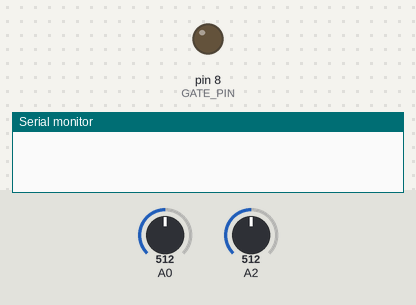
The sketch below on a simulated Arduino Uno, built with avr-gcc and run on an emulated ATmega328P. Parts: output pins drawn as LEDs (lit = HIGH), the last lines printed to the serial monitor. Inputs (shaded band) come from the test bench; at power-on: A0 = 512, A2 = 512.

Above: at 0.1 s.
At 5.1 s:
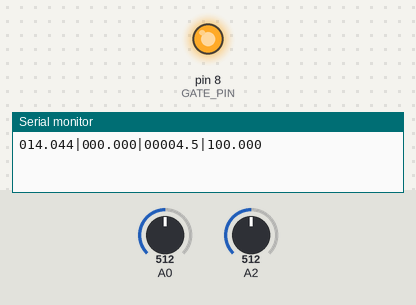
Timing chart, 0 to 6.6 s (numbered marks = the images above):
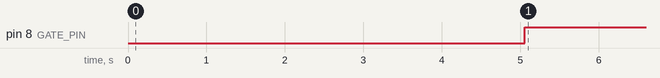

The sketch:

bateria.ino
```cpp
#include <time.h>

#define NUM_SAMPLES 5
#define MAX_VOLTAGE 5.0
#define VOLTAGE_SCALE 5.56
#define MEASURE_INTERVAL 5000
#define A2_NEUTRUM 2.5
#define VOLT_PER_AMPER 0.028
#define VOLT_MEAS_TOLERANCE 0.1
#define GATE_PIN 8
#define MILIS_IN_MINUTE 60000
#define V_CUTOFF_ALKALINE_9V 1
#define V_CUTOFF_24V_BATTERY 2*11

int sumA0 = 0;
int sumA2 = 0;
String dane;
unsigned char sampleCount = 0;
float voltageA0 = 0.0;
float amperageA2 = 0.0;
float lastMeasureTime = 0;
float lastMeasureVoltageTime = 0;
float deltaEnergy = 0.0;
float batteryMax; // in Wh
float batteryStatus; // in Wh
bool gateClosed = true;
bool measureCapacity = false;

String volt;
String curr;
String cap;
String stat;
String datatowrite;


void setup() {
  // put your setup code here, to run once:
  // start serial for output at baud rate 9600
  Serial.begin(9600);

  batteryMax = 0.5 * 9;
  batteryStatus = batteryMax;
  pinMode(GATE_PIN,OUTPUT);
  digitalWrite(GATE_PIN, LOW);
}

void loop() {
  if (Serial.available() > 0)
  {
    char c = char(Serial.read());
    if (c == '!')
    {
      readData(dane);
      dane = "";
    }
    else
    {
      dane += c;
    }
  }
  if(millis() - lastMeasureTime >= MEASURE_INTERVAL)
  {
    lastMeasureTime = millis();

    sampleCount = 0;
    sumA0 = 0;
    sumA2 = 0;

    while (sampleCount < NUM_SAMPLES) {
      sumA0 += analogRead(A0);
      sumA2 += analogRead(A2);
      sampleCount++;
      delay(10);
    }

    voltageA0 = ((float)sumA0 / (float)NUM_SAMPLES * MAX_VOLTAGE) / 1024.0;
    amperageA2 = ((float)sumA2 / (float)NUM_SAMPLES * MAX_VOLTAGE) / 1024.0;
    if(voltageA0 < VOLT_MEAS_TOLERANCE)
      voltageA0 = 0.0;
    else
      voltageA0 = (voltageA0-VOLT_MEAS_TOLERANCE) * VOLTAGE_SCALE + 0.7;
    amperageA2 -= A2_NEUTRUM;
    if(abs(amperageA2) < (VOLT_MEAS_TOLERANCE/10))
      amperageA2 = 0.0;
    amperageA2 /= VOLT_PER_AMPER;


    deltaEnergy = voltageA0 * amperageA2 * MEASURE_INTERVAL / 3600.0;

    if(!measureCapacity)
    {
      batteryStatus -= deltaEnergy/1000.0; //Wh
      if (batteryStatus < 0)
        batteryStatus = 0;

      if(voltageA0 > 1 && gateClosed)
      {
        gateClosed = false;
        digitalWrite(GATE_PIN, HIGH);
      }
      else if(voltageA0 < 1 && !gateClosed)
      {
        gateClosed = true;
        digitalWrite(GATE_PIN, LOW);
      }
    }
    else
    {
      if(gateClosed)
      {
        if(voltageA0 < V_CUTOFF_ALKALINE_9V)
        {
          measureCapacity = false;
        }
        else
        {
          digitalWrite(GATE_PIN, HIGH);
          gateClosed = false;
        }
      }
      else
      {
        batteryMax += deltaEnergy/1000.0; //Wh
//        batteryStatus = batteryMax;
        if(millis() - lastMeasureVoltageTime > (MILIS_IN_MINUTE * 10) )
        {
          lastMeasureVoltageTime = millis();
          digitalWrite(GATE_PIN, LOW);
          gateClosed = true;
          delay(MILIS_IN_MINUTE);
        }
      }

    }

    sendData();
  }

}

void sendData()
{
  volt = String(voltageA0, 3);
  while (volt.length() < 7) volt = "0" + volt;

  curr = String(amperageA2, 3);
  while (curr.length() < 7) curr = "0" + curr;

  cap = String(batteryMax, 1);
  while (cap.length() < 7) cap = "0" + cap;

  double statubat = batteryStatus / batteryMax *100;
  stat = String(statubat, 3);
  while (stat.length() < 7) stat = "0" + stat;

  datatowrite = volt + "|" + curr + "|" + cap + "|" + stat;
  Serial.write(datatowrite.c_str());
}
void readData(String dane)
{
  int i = 0;
  i = getValue(dane, '|', 0).toInt();
  if (i == 000)
  {
    return;
  }
  else if(i==721)
  {
    batteryMax = getValue(dane, '|', 1).toFloat();
    batteryStatus = batteryMax;

  }
  else if(i==821)
  {
    //tu start procedury pomiaru pojemności
    batteryMax = 0;
    batteryStatus = 0;
    measureCapacity = true;
    gateClosed = false;
    digitalWrite(GATE_PIN, HIGH);
  }
}

String getValue(String data, char separator, int index)
{
  int found = 0;
  int strIndex[] = {0, -1};
  int maxIndex = data.length() - 1;

  for (int i = 0; i <= maxIndex && found <= index; i++) {
    if (data.charAt(i) == separator || i == maxIndex) {
      found++;
      strIndex[0] = strIndex[1] + 1;
      strIndex[1] = (i == maxIndex) ? i + 1 : i;
    }
  }

  return found > index ? data.substring(strIndex[0], strIndex[1]) : "";
}
```

Measured:
- by itself, pin 8 (GATE_PIN): LOW → HIGH at 5.1 s
